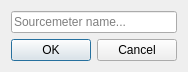
<?xml version="1.0" encoding="UTF-8"?>
<ui version="4.0">
 <class>Dialog</class>
 <widget class="QDialog" name="Dialog">
  <property name="geometry">
   <rect>
    <x>0</x>
    <y>0</y>
    <width>174</width>
    <height>70</height>
   </rect>
  </property>
  <property name="maximumSize">
   <size>
    <width>174</width>
    <height>70</height>
   </size>
  </property>
  <property name="windowTitle">
   <string>SMU Name</string>
  </property>
  <property name="modal">
   <bool>true</bool>
  </property>
  <layout class="QGridLayout" name="gridLayout">
   <item row="0" column="0">
    <widget class="QLineEdit" name="name_edit">
     <property name="placeholderText">
      <string>Sourcemeter name...</string>
     </property>
    </widget>
   </item>
   <item row="1" column="0">
    <widget class="QDialogButtonBox" name="buttonBox">
     <property name="orientation">
      <enum>Qt::Orientation::Horizontal</enum>
     </property>
     <property name="standardButtons">
      <set>QDialogButtonBox::StandardButton::Cancel|QDialogButtonBox::StandardButton::Ok</set>
     </property>
    </widget>
   </item>
  </layout>
 </widget>
 <resources/>
 <connections>
  <connection>
   <sender>buttonBox</sender>
   <signal>accepted()</signal>
   <receiver>Dialog</receiver>
   <slot>accept()</slot>
   <hints>
    <hint type="sourcelabel">
     <x>164</x>
     <y>51</y>
    </hint>
    <hint type="destinationlabel">
     <x>157</x>
     <y>69</y>
    </hint>
   </hints>
  </connection>
  <connection>
   <sender>buttonBox</sender>
   <signal>rejected()</signal>
   <receiver>Dialog</receiver>
   <slot>reject()</slot>
   <hints>
    <hint type="sourcelabel">
     <x>164</x>
     <y>57</y>
    </hint>
    <hint type="destinationlabel">
     <x>173</x>
     <y>69</y>
    </hint>
   </hints>
  </connection>
 </connections>
</ui>
